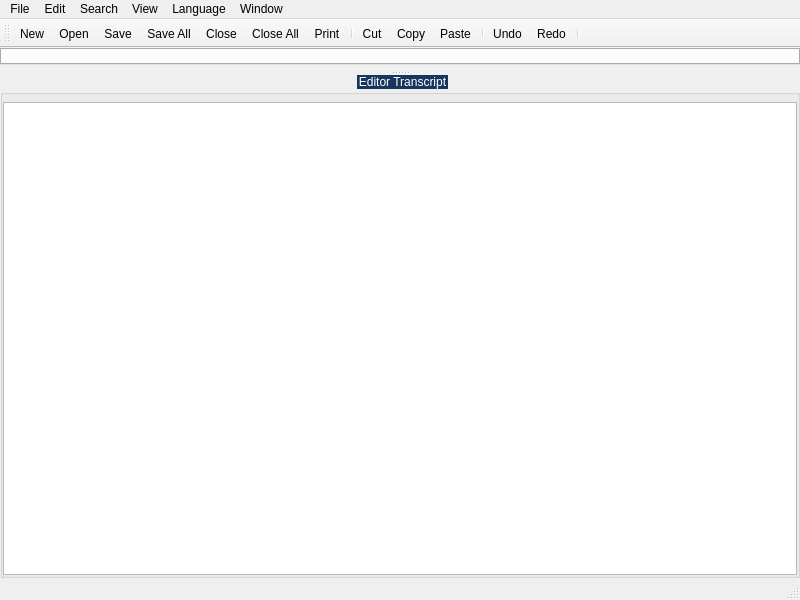
<?xml version="1.0" encoding="UTF-8"?>
<ui version="4.0">
 <class>texteditLib::TextEdit</class>
 <widget class="QMainWindow" name="texteditLib::TextEdit">
  <property name="geometry">
   <rect>
    <x>0</x>
    <y>0</y>
    <width>800</width>
    <height>600</height>
   </rect>
  </property>
  <property name="windowTitle">
   <string>MainWindow</string>
  </property>
  <widget class="QWidget" name="centralwidget">
   <layout class="QVBoxLayout" name="verticalLayout_3">
    <property name="spacing">
     <number>0</number>
    </property>
    <property name="leftMargin">
     <number>0</number>
    </property>
    <property name="topMargin">
     <number>0</number>
    </property>
    <property name="rightMargin">
     <number>0</number>
    </property>
    <property name="bottomMargin">
     <number>0</number>
    </property>
    <item>
     <widget class="QSplitter" name="splitter">
      <property name="orientation">
       <enum>Qt::Orientation::Vertical</enum>
      </property>
      <widget class="QWidget" name="layoutWidget">
       <layout class="QVBoxLayout" name="verticalLayout">
        <item>
         <widget class="texteditLib::EditorTab" name="editor">
          <property name="contextMenuPolicy">
           <enum>Qt::ContextMenuPolicy::NoContextMenu</enum>
          </property>
         </widget>
        </item>
        <item>
         <widget class="commonLib::FindReplacePanel" name="findReplace" native="true"/>
        </item>
       </layout>
      </widget>
      <widget class="QGroupBox" name="transcriptGroup">
       <property name="styleSheet">
        <string notr="true">QGroupBox::title  {
    subcontrol-origin: margin;
    subcontrol-position: top center;
    padding: 4px 8000px 4px 8000px;
    background-color: #FF17365D;
    color: rgb(255, 255, 255);
}</string>
       </property>
       <property name="title">
        <string>Editor Transcript</string>
       </property>
       <property name="alignment">
        <set>Qt::AlignmentFlag::AlignCenter</set>
       </property>
       <layout class="QVBoxLayout" name="verticalLayout_2">
        <property name="spacing">
         <number>0</number>
        </property>
        <property name="leftMargin">
         <number>0</number>
        </property>
        <property name="topMargin">
         <number>7</number>
        </property>
        <property name="rightMargin">
         <number>0</number>
        </property>
        <property name="bottomMargin">
         <number>0</number>
        </property>
        <item>
         <widget class="commonLib::ListTranscript" name="transcript"/>
        </item>
       </layout>
      </widget>
     </widget>
    </item>
   </layout>
  </widget>
  <widget class="QMenuBar" name="menuBar">
   <property name="geometry">
    <rect>
     <x>0</x>
     <y>0</y>
     <width>800</width>
     <height>20</height>
    </rect>
   </property>
   <widget class="QMenu" name="fileMenu">
    <property name="title">
     <string>File</string>
    </property>
    <widget class="QMenu" name="recentFilesMenu">
     <property name="title">
      <string>Recent Files</string>
     </property>
     <addaction name="actionDummy"/>
    </widget>
    <addaction name="newAct"/>
    <addaction name="openAct"/>
    <addaction name="reloadAct"/>
    <addaction name="separator"/>
    <addaction name="saveAct"/>
    <addaction name="saveAsAct"/>
    <addaction name="saveAllAct"/>
    <addaction name="closeAct"/>
    <addaction name="closeAllAct"/>
    <addaction name="separator"/>
    <addaction name="summaryAct"/>
    <addaction name="printAct"/>
    <addaction name="separator"/>
    <addaction name="recentFilesMenu"/>
    <addaction name="exitAct"/>
   </widget>
   <widget class="QMenu" name="editMenu">
    <property name="title">
     <string>Edit</string>
    </property>
    <widget class="QMenu" name="selectMenu">
     <property name="title">
      <string>Select</string>
     </property>
     <addaction name="selectWordAct"/>
     <addaction name="selectLineAct"/>
     <addaction name="selectMatchAct"/>
     <addaction name="selectAllAct"/>
    </widget>
    <widget class="QMenu" name="changeCaseMenu">
     <property name="title">
      <string>Change Case</string>
     </property>
     <addaction name="uppercaseAct"/>
     <addaction name="lowercaseAct"/>
     <addaction name="capitalizeAct"/>
     <addaction name="changeCaseAct"/>
    </widget>
    <widget class="QMenu" name="lienFormatMenu">
     <property name="title">
      <string>End-of-Line Format</string>
     </property>
     <addaction name="windowsEolAct"/>
     <addaction name="unixEolAct"/>
     <addaction name="macEolAct"/>
    </widget>
    <widget class="QMenu" name="menuWhitespace_Operation">
     <property name="title">
      <string>Whitespace Operation</string>
     </property>
     <addaction name="trimLeadingAct"/>
     <addaction name="trimTrailingAct"/>
     <addaction name="trimLeadingTrailingAct"/>
     <addaction name="separator"/>
     <addaction name="tabs2SpacesAct"/>
     <addaction name="spaces2TabsAct"/>
    </widget>
    <widget class="QMenu" name="clipboardMenu">
     <property name="title">
      <string>Copy to Clipboard</string>
     </property>
     <addaction name="fullPathnameAct"/>
     <addaction name="filenameAct"/>
     <addaction name="pathnameAct"/>
     <addaction name="separator"/>
     <addaction name="allFullPathnamesAct"/>
     <addaction name="allFilenamesAct"/>
     <addaction name="allPathnamesAct"/>
    </widget>
    <addaction name="undoAct"/>
    <addaction name="redoAct"/>
    <addaction name="separator"/>
    <addaction name="cutAct"/>
    <addaction name="copyAct"/>
    <addaction name="pasteAct"/>
    <addaction name="deleteAct"/>
    <addaction name="selectMenu"/>
    <addaction name="separator"/>
    <addaction name="indentAct"/>
    <addaction name="unindentAct"/>
    <addaction name="separator"/>
    <addaction name="changeCaseMenu"/>
    <addaction name="separator"/>
    <addaction name="commentAct"/>
    <addaction name="uncommentAct"/>
    <addaction name="lienFormatMenu"/>
    <addaction name="separator"/>
    <addaction name="menuWhitespace_Operation"/>
    <addaction name="separator"/>
    <addaction name="readOnlyAct"/>
    <addaction name="clearReadOnlyAct"/>
    <addaction name="separator"/>
    <addaction name="clipboardMenu"/>
    <addaction name="separator"/>
    <addaction name="preferencesAct"/>
   </widget>
   <widget class="QMenu" name="searchMenu">
    <property name="title">
     <string>Search</string>
    </property>
    <addaction name="findReplaceAct"/>
    <addaction name="separator"/>
    <addaction name="gotoAct"/>
    <addaction name="gotoMatchAct"/>
    <addaction name="separator"/>
    <addaction name="nextMarkerAct"/>
    <addaction name="prevMarkerAct"/>
    <addaction name="clearMarkersAct"/>
   </widget>
   <widget class="QMenu" name="windowMenu">
    <property name="title">
     <string>Window</string>
    </property>
   </widget>
   <widget class="QMenu" name="viewMenu">
    <property name="title">
     <string>View</string>
    </property>
    <addaction name="lineNumbersAct"/>
    <addaction name="markersAct"/>
    <addaction name="changeBarsAct"/>
    <addaction name="indentationGuidesAct"/>
    <addaction name="whitespaceAct"/>
    <addaction name="endOfLinesAct"/>
    <addaction name="currentLineHighlightAct"/>
    <addaction name="matchingBracesAct"/>
    <addaction name="separator"/>
    <addaction name="showTranscriptAct"/>
   </widget>
   <widget class="QMenu" name="languageMenu">
    <property name="title">
     <string>Language</string>
    </property>
   </widget>
   <addaction name="fileMenu"/>
   <addaction name="editMenu"/>
   <addaction name="searchMenu"/>
   <addaction name="viewMenu"/>
   <addaction name="languageMenu"/>
   <addaction name="windowMenu"/>
  </widget>
  <widget class="QStatusBar" name="statusBar"/>
  <widget class="QToolBar" name="toolBar">
   <property name="windowTitle">
    <string>toolBar</string>
   </property>
   <property name="iconSize">
    <size>
     <width>16</width>
     <height>16</height>
    </size>
   </property>
   <attribute name="toolBarArea">
    <enum>TopToolBarArea</enum>
   </attribute>
   <attribute name="toolBarBreak">
    <bool>false</bool>
   </attribute>
   <addaction name="newAct"/>
   <addaction name="openAct"/>
   <addaction name="saveAct"/>
   <addaction name="saveAllAct"/>
   <addaction name="closeAct"/>
   <addaction name="closeAllAct"/>
   <addaction name="printAct"/>
   <addaction name="separator"/>
   <addaction name="cutAct"/>
   <addaction name="copyAct"/>
   <addaction name="pasteAct"/>
   <addaction name="separator"/>
   <addaction name="undoAct"/>
   <addaction name="redoAct"/>
   <addaction name="separator"/>
  </widget>
  <action name="newAct">
   <property name="icon">
    <iconset resource="../../../resources/icons/basic/basic_icons.qrc">
     <normaloff>:/basic/document-new.png</normaloff>:/basic/document-new.png</iconset>
   </property>
   <property name="text">
    <string>New</string>
   </property>
   <property name="shortcut">
    <string>Ctrl+N</string>
   </property>
  </action>
  <action name="openAct">
   <property name="icon">
    <iconset resource="../../../resources/icons/basic/basic_icons.qrc">
     <normaloff>:/basic/folder_open-edit.png</normaloff>:/basic/folder_open-edit.png</iconset>
   </property>
   <property name="text">
    <string>Open...</string>
   </property>
   <property name="toolTip">
    <string>Open...</string>
   </property>
   <property name="shortcut">
    <string>Ctrl+O</string>
   </property>
   <property name="menuRole">
    <enum>QAction::MenuRole::NoRole</enum>
   </property>
  </action>
  <action name="reloadAct">
   <property name="icon">
    <iconset resource="../../../resources/icons/basic/basic_icons.qrc">
     <normaloff>:/basic/reload_rotate.png</normaloff>:/basic/reload_rotate.png</iconset>
   </property>
   <property name="text">
    <string>Reload from Disk</string>
   </property>
   <property name="shortcut">
    <string>Ctrl+R</string>
   </property>
   <property name="menuRole">
    <enum>QAction::MenuRole::NoRole</enum>
   </property>
  </action>
  <action name="saveAct">
   <property name="icon">
    <iconset resource="../../../resources/icons/basic/basic_icons.qrc">
     <normaloff>:/basic/save.png</normaloff>:/basic/save.png</iconset>
   </property>
   <property name="text">
    <string>Save</string>
   </property>
   <property name="toolTip">
    <string>Save</string>
   </property>
   <property name="shortcut">
    <string>Ctrl+S</string>
   </property>
   <property name="menuRole">
    <enum>QAction::MenuRole::NoRole</enum>
   </property>
  </action>
  <action name="saveAsAct">
   <property name="icon">
    <iconset resource="../../../resources/icons/basic/basic_icons.qrc">
     <normaloff>:/basic/save_as.png</normaloff>:/basic/save_as.png</iconset>
   </property>
   <property name="text">
    <string>Save As...</string>
   </property>
   <property name="toolTip">
    <string>Save As</string>
   </property>
   <property name="shortcut">
    <string>Ctrl+Alt+S</string>
   </property>
   <property name="menuRole">
    <enum>QAction::MenuRole::NoRole</enum>
   </property>
  </action>
  <action name="saveAllAct">
   <property name="icon">
    <iconset resource="../../../resources/icons/basic/basic_icons.qrc">
     <normaloff>:/basic/save_all.png</normaloff>:/basic/save_all.png</iconset>
   </property>
   <property name="text">
    <string>Save All</string>
   </property>
   <property name="toolTip">
    <string>Save All</string>
   </property>
   <property name="shortcut">
    <string>Ctrl+Shift+S</string>
   </property>
   <property name="menuRole">
    <enum>QAction::MenuRole::NoRole</enum>
   </property>
  </action>
  <action name="closeAct">
   <property name="icon">
    <iconset resource="../../../resources/icons/basic/basic_icons.qrc">
     <normaloff>:/basic/close.png</normaloff>:/basic/close.png</iconset>
   </property>
   <property name="text">
    <string>Close</string>
   </property>
   <property name="toolTip">
    <string>Closee</string>
   </property>
   <property name="shortcut">
    <string>Ctrl+W</string>
   </property>
   <property name="menuRole">
    <enum>QAction::MenuRole::NoRole</enum>
   </property>
  </action>
  <action name="closeAllAct">
   <property name="icon">
    <iconset resource="../../../resources/icons/basic/basic_icons.qrc">
     <normaloff>:/basic/close_all.png</normaloff>:/basic/close_all.png</iconset>
   </property>
   <property name="text">
    <string>Close All</string>
   </property>
   <property name="toolTip">
    <string>Close All</string>
   </property>
   <property name="shortcut">
    <string>Ctrl+Shift+W</string>
   </property>
   <property name="menuRole">
    <enum>QAction::MenuRole::NoRole</enum>
   </property>
  </action>
  <action name="printAct">
   <property name="icon">
    <iconset resource="../../../resources/icons/basic/basic_icons.qrc">
     <normaloff>:/basic/print.png</normaloff>:/basic/print.png</iconset>
   </property>
   <property name="text">
    <string>Print</string>
   </property>
   <property name="toolTip">
    <string>Print</string>
   </property>
   <property name="shortcut">
    <string>Ctrl+P</string>
   </property>
   <property name="menuRole">
    <enum>QAction::MenuRole::NoRole</enum>
   </property>
  </action>
  <action name="exitAct">
   <property name="icon">
    <iconset resource="../../../resources/icons/custom/custom_icons.qrc">
     <normaloff>:/custom/exit</normaloff>:/custom/exit</iconset>
   </property>
   <property name="text">
    <string>Exit</string>
   </property>
   <property name="toolTip">
    <string>Exit</string>
   </property>
   <property name="menuRole">
    <enum>QAction::MenuRole::NoRole</enum>
   </property>
  </action>
  <action name="undoAct">
   <property name="icon">
    <iconset resource="../../../resources/icons/basic/basic_icons.qrc">
     <normaloff>:/basic/undo.png</normaloff>:/basic/undo.png</iconset>
   </property>
   <property name="text">
    <string>Undo</string>
   </property>
   <property name="toolTip">
    <string>Undo</string>
   </property>
   <property name="shortcut">
    <string>Ctrl+Z</string>
   </property>
   <property name="menuRole">
    <enum>QAction::MenuRole::NoRole</enum>
   </property>
  </action>
  <action name="redoAct">
   <property name="icon">
    <iconset resource="../../../resources/icons/basic/basic_icons.qrc">
     <normaloff>:/basic/redo.png</normaloff>:/basic/redo.png</iconset>
   </property>
   <property name="text">
    <string>Redo</string>
   </property>
   <property name="toolTip">
    <string>Redo</string>
   </property>
   <property name="shortcut">
    <string>Ctrl+Shift+Z</string>
   </property>
   <property name="menuRole">
    <enum>QAction::MenuRole::NoRole</enum>
   </property>
  </action>
  <action name="cutAct">
   <property name="icon">
    <iconset resource="../../../resources/icons/basic/basic_icons.qrc">
     <normaloff>:/basic/clip_cut.png</normaloff>:/basic/clip_cut.png</iconset>
   </property>
   <property name="text">
    <string>Cut</string>
   </property>
   <property name="toolTip">
    <string>Cut</string>
   </property>
   <property name="shortcut">
    <string>Ctrl+X</string>
   </property>
   <property name="menuRole">
    <enum>QAction::MenuRole::NoRole</enum>
   </property>
  </action>
  <action name="copyAct">
   <property name="icon">
    <iconset resource="../../../resources/icons/basic/basic_icons.qrc">
     <normaloff>:/basic/clip_copy.png</normaloff>:/basic/clip_copy.png</iconset>
   </property>
   <property name="text">
    <string>Copy</string>
   </property>
   <property name="toolTip">
    <string>Copy</string>
   </property>
   <property name="shortcut">
    <string>Ctrl+C</string>
   </property>
   <property name="menuRole">
    <enum>QAction::MenuRole::NoRole</enum>
   </property>
  </action>
  <action name="pasteAct">
   <property name="icon">
    <iconset resource="../../../resources/icons/basic/basic_icons.qrc">
     <normaloff>:/basic/clip_paste.png</normaloff>:/basic/clip_paste.png</iconset>
   </property>
   <property name="text">
    <string>Paste</string>
   </property>
   <property name="toolTip">
    <string>Paste</string>
   </property>
   <property name="shortcut">
    <string>Ctrl+V</string>
   </property>
   <property name="menuRole">
    <enum>QAction::MenuRole::NoRole</enum>
   </property>
  </action>
  <action name="deleteAct">
   <property name="icon">
    <iconset resource="../../../resources/icons/custom/custom_icons.qrc">
     <normaloff>:/custom/delete</normaloff>:/custom/delete</iconset>
   </property>
   <property name="text">
    <string>Delete</string>
   </property>
   <property name="toolTip">
    <string>Delete</string>
   </property>
   <property name="shortcut">
    <string>Del</string>
   </property>
   <property name="menuRole">
    <enum>QAction::MenuRole::NoRole</enum>
   </property>
  </action>
  <action name="preferencesAct">
   <property name="icon">
    <iconset resource="../../../resources/icons/basic/basic_icons.qrc">
     <normaloff>:/basic/options.png</normaloff>:/basic/options.png</iconset>
   </property>
   <property name="text">
    <string>Preferences...</string>
   </property>
   <property name="toolTip">
    <string>Preferences</string>
   </property>
   <property name="menuRole">
    <enum>QAction::MenuRole::NoRole</enum>
   </property>
  </action>
  <action name="selectWordAct">
   <property name="icon">
    <iconset resource="../icons/textedit_icons.qrc">
     <normaloff>:/textedit/selectWord</normaloff>:/textedit/selectWord</iconset>
   </property>
   <property name="text">
    <string>Select Word</string>
   </property>
  </action>
  <action name="selectLineAct">
   <property name="icon">
    <iconset resource="../icons/textedit_icons.qrc">
     <normaloff>:/textedit/selectLine</normaloff>:/textedit/selectLine</iconset>
   </property>
   <property name="text">
    <string>Select Line</string>
   </property>
  </action>
  <action name="selectMatchAct">
   <property name="icon">
    <iconset resource="../icons/textedit_icons.qrc">
     <normaloff>:/textedit/selectBrace</normaloff>:/textedit/selectBrace</iconset>
   </property>
   <property name="text">
    <string>Select to Matching Brace</string>
   </property>
  </action>
  <action name="selectAllAct">
   <property name="icon">
    <iconset resource="../icons/textedit_icons.qrc">
     <normaloff>:/textedit/selectAll</normaloff>:/textedit/selectAll</iconset>
   </property>
   <property name="text">
    <string>Select All</string>
   </property>
  </action>
  <action name="indentAct">
   <property name="icon">
    <iconset resource="../icons/textedit_icons.qrc">
     <normaloff>:/textedit/indent</normaloff>:/textedit/indent</iconset>
   </property>
   <property name="text">
    <string>Indent</string>
   </property>
  </action>
  <action name="unindentAct">
   <property name="icon">
    <iconset resource="../icons/textedit_icons.qrc">
     <normaloff>:/textedit/outdent</normaloff>:/textedit/outdent</iconset>
   </property>
   <property name="text">
    <string>Unindent</string>
   </property>
   <property name="toolTip">
    <string>Unindent</string>
   </property>
  </action>
  <action name="uppercaseAct">
   <property name="icon">
    <iconset resource="../icons/textedit_icons.qrc">
     <normaloff>:/textedit/uppercase</normaloff>:/textedit/uppercase</iconset>
   </property>
   <property name="text">
    <string>Uppercase</string>
   </property>
  </action>
  <action name="lowercaseAct">
   <property name="icon">
    <iconset resource="../icons/textedit_icons.qrc">
     <normaloff>:/textedit/lowercase</normaloff>:/textedit/lowercase</iconset>
   </property>
   <property name="text">
    <string>Lowercase</string>
   </property>
  </action>
  <action name="capitalizeAct">
   <property name="icon">
    <iconset resource="../icons/textedit_icons.qrc">
     <normaloff>:/textedit/capitalize</normaloff>:/textedit/capitalize</iconset>
   </property>
   <property name="text">
    <string>Capitalize</string>
   </property>
  </action>
  <action name="changeCaseAct">
   <property name="icon">
    <iconset resource="../icons/textedit_icons.qrc">
     <normaloff>:/textedit/changeCase</normaloff>:/textedit/changeCase</iconset>
   </property>
   <property name="text">
    <string>Change Case</string>
   </property>
  </action>
  <action name="commentAct">
   <property name="icon">
    <iconset resource="../icons/textedit_icons.qrc">
     <normaloff>:/textedit/comment</normaloff>:/textedit/comment</iconset>
   </property>
   <property name="text">
    <string>Comment</string>
   </property>
  </action>
  <action name="uncommentAct">
   <property name="icon">
    <iconset resource="../icons/textedit_icons.qrc">
     <normaloff>:/textedit/uncomment</normaloff>:/textedit/uncomment</iconset>
   </property>
   <property name="text">
    <string>Uncomment</string>
   </property>
  </action>
  <action name="windowsEolAct">
   <property name="text">
    <string>Windows</string>
   </property>
  </action>
  <action name="unixEolAct">
   <property name="text">
    <string>UNIX</string>
   </property>
  </action>
  <action name="macEolAct">
   <property name="text">
    <string>Mac</string>
   </property>
  </action>
  <action name="trimLeadingAct">
   <property name="text">
    <string>Trim Leading Spaces</string>
   </property>
  </action>
  <action name="trimTrailingAct">
   <property name="text">
    <string>Trim Trailing Spaces</string>
   </property>
  </action>
  <action name="trimLeadingTrailingAct">
   <property name="text">
    <string>Trim Leading/Trailing Spaces</string>
   </property>
  </action>
  <action name="tabs2SpacesAct">
   <property name="text">
    <string>Convert Tabs to Spaces</string>
   </property>
  </action>
  <action name="spaces2TabsAct">
   <property name="text">
    <string>Convert Spaces to Tabs</string>
   </property>
  </action>
  <action name="readOnlyAct">
   <property name="text">
    <string>Set Read-Only</string>
   </property>
  </action>
  <action name="clearReadOnlyAct">
   <property name="text">
    <string>Clear Read-Only</string>
   </property>
  </action>
  <action name="fullPathnameAct">
   <property name="text">
    <string>Current Full Pathname</string>
   </property>
  </action>
  <action name="filenameAct">
   <property name="text">
    <string>Current Filename</string>
   </property>
  </action>
  <action name="pathnameAct">
   <property name="text">
    <string>Current Pathname</string>
   </property>
  </action>
  <action name="allFullPathnamesAct">
   <property name="text">
    <string>All Full Pathnames</string>
   </property>
  </action>
  <action name="allFilenamesAct">
   <property name="text">
    <string>All Filenames</string>
   </property>
  </action>
  <action name="allPathnamesAct">
   <property name="text">
    <string>All Pathnames</string>
   </property>
  </action>
  <action name="findReplaceAct">
   <property name="text">
    <string>Find/Replace</string>
   </property>
   <property name="shortcut">
    <string>Ctrl+F</string>
   </property>
  </action>
  <action name="gotoAct">
   <property name="icon">
    <iconset resource="../../../resources/icons/custom/custom_icons.qrc">
     <normaloff>:/custom/goto</normaloff>:/custom/goto</iconset>
   </property>
   <property name="text">
    <string>Go To....</string>
   </property>
  </action>
  <action name="gotoMatchAct">
   <property name="icon">
    <iconset resource="../icons/textedit_icons.qrc">
     <normaloff>:/textedit/searchMatching</normaloff>:/textedit/searchMatching</iconset>
   </property>
   <property name="text">
    <string>Go To Match</string>
   </property>
  </action>
  <action name="nextMarkerAct">
   <property name="icon">
    <iconset resource="../icons/textedit_icons.qrc">
     <normaloff>:/textedit/nextMarker</normaloff>:/textedit/nextMarker</iconset>
   </property>
   <property name="text">
    <string>Next Marker</string>
   </property>
  </action>
  <action name="prevMarkerAct">
   <property name="icon">
    <iconset resource="../icons/textedit_icons.qrc">
     <normaloff>:/textedit/prevMarker</normaloff>:/textedit/prevMarker</iconset>
   </property>
   <property name="text">
    <string>Previous Marker</string>
   </property>
  </action>
  <action name="clearMarkersAct">
   <property name="icon">
    <iconset resource="../../../resources/icons/custom/custom_icons.qrc">
     <normaloff>:/custom/clear</normaloff>:/custom/clear</iconset>
   </property>
   <property name="text">
    <string>Clear Markers</string>
   </property>
  </action>
  <action name="lineNumbersAct">
   <property name="checkable">
    <bool>true</bool>
   </property>
   <property name="text">
    <string>Line Numbers</string>
   </property>
  </action>
  <action name="markersAct">
   <property name="checkable">
    <bool>true</bool>
   </property>
   <property name="text">
    <string>Markers</string>
   </property>
  </action>
  <action name="changeBarsAct">
   <property name="checkable">
    <bool>true</bool>
   </property>
   <property name="text">
    <string>Change Bars</string>
   </property>
  </action>
  <action name="indentationGuidesAct">
   <property name="checkable">
    <bool>true</bool>
   </property>
   <property name="text">
    <string>Indentation Guides</string>
   </property>
  </action>
  <action name="whitespaceAct">
   <property name="checkable">
    <bool>true</bool>
   </property>
   <property name="text">
    <string>Whitespace</string>
   </property>
  </action>
  <action name="endOfLinesAct">
   <property name="checkable">
    <bool>true</bool>
   </property>
   <property name="text">
    <string>End-of-Lines</string>
   </property>
  </action>
  <action name="currentLineHighlightAct">
   <property name="checkable">
    <bool>true</bool>
   </property>
   <property name="text">
    <string>Current Line Highlight</string>
   </property>
  </action>
  <action name="matchingBracesAct">
   <property name="checkable">
    <bool>true</bool>
   </property>
   <property name="text">
    <string>Matching Braces</string>
   </property>
  </action>
  <action name="actionDummy">
   <property name="text">
    <string>Dummy</string>
   </property>
  </action>
  <action name="summaryAct">
   <property name="text">
    <string>Summary...</string>
   </property>
   <property name="menuRole">
    <enum>QAction::MenuRole::NoRole</enum>
   </property>
  </action>
  <action name="showTranscriptAct">
   <property name="checkable">
    <bool>true</bool>
   </property>
   <property name="text">
    <string>Show Editor Transcript</string>
   </property>
  </action>
 </widget>
 <customwidgets>
  <customwidget>
   <class>texteditLib::EditorTab</class>
   <extends>QTabWidget</extends>
   <header>editor_tab.h</header>
   <container>1</container>
  </customwidget>
  <customwidget>
   <class>commonLib::FindReplacePanel</class>
   <extends>QWidget</extends>
   <header>find_replace_panel.h</header>
   <container>1</container>
  </customwidget>
  <customwidget>
   <class>commonLib::ListTranscript</class>
   <extends>QListWidget</extends>
   <header>list_transcript.h</header>
  </customwidget>
 </customwidgets>
 <resources>
  <include location="../../../resources/icons/custom/custom_icons.qrc"/>
  <include location="../../../resources/icons/basic/basic_icons.qrc"/>
  <include location="../../../resources/icons/basic/basic_icons.qrc"/>
  <include location="../../../resources/icons/custom/custom_icons.qrc"/>
  <include location="../icons/textedit_icons.qrc"/>
  <include location="../../../resources/icons/basic/basic_icons.qrc"/>
  <include location="../../../resources/icons/basic/basic_icons.qrc"/>
 </resources>
 <connections/>
</ui>
